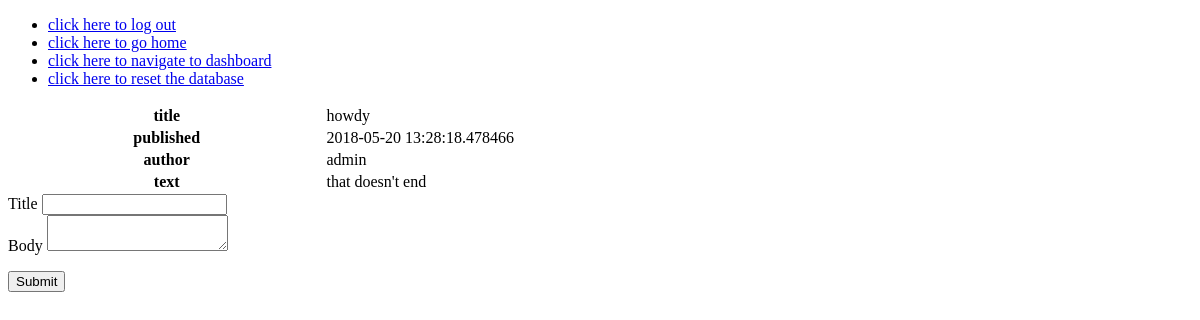
/edit/1 (signed in), run on an earlier commit of the app's database.
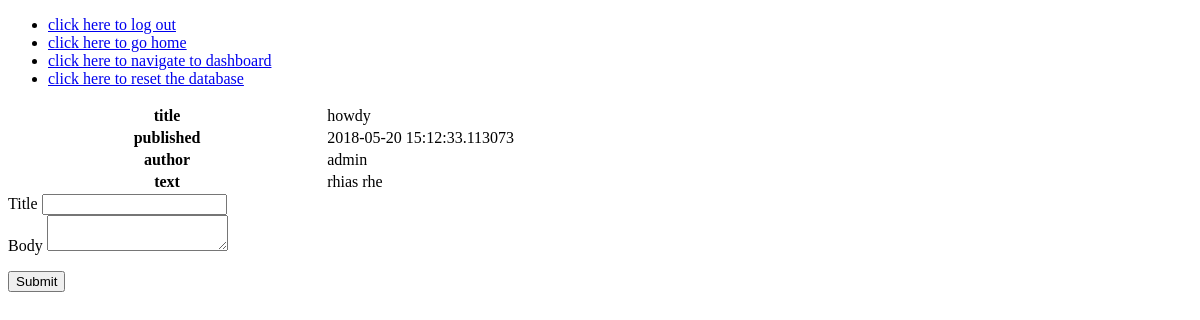
And on a later commit of the database.
### tables this page shows
CREATE TABLE post(
id INTEGER PRIMARY KEY AUTOINCREMENT,
title VARCHAR(100),
published TEXT,
author VARCHAR(100),
text VARCHAR(200000)
);

### app.py (the view, shortened to what this page needs)
@app.route('/edit/<id>', methods=['POST', 'GET'])
def edit(id):
    if 'username' not in session:
        return redirect(url_for('login'))
    con = sqlite3.connect('my_blog.db')
    cur = con.cursor()
    post = con.cursor().execute('SELECT title, id, published, author, text FROM post WHERE id=?', id).fetchone()
    return render_template('edit.html', my_form=EditEntryForm(), post=post)

### app.py
class EditEntryForm(Form):
    title = StringField(u'Title', [validators.length(max=200)])
    body = TextAreaField(u'Body', [validators.length(max=200000)])

### templates/edit.html (shortened to what this page needs)
<!DOCTYPE html>
<html lang="en">
<head>
</head>
<body>
{% include 'nav.html' %}
<table style="width:100%">
    <tr>
        <th>title</th>
        <td>{{ post[0] }}</td>
    </tr>
    <tr>
        <th>published</th>
        <td>{{ post[2] }}</td>
    </tr>
    <tr>
        <th>author</th>
        <td>{{ post[3] }}</td>
    </tr>
    <tr>
        <th>text</th>
        <td>{{ post[4] }}</td>
    </tr>
</table>
<form method="post">
    <div>
        {{ my_form.title.label }} {{ my_form.title }}
    </div>
    <div>
        {{ my_form.body.label }} {{ my_form.body }}
    </div>
    <p><input type=submit></p>
</form>
</body>
</html>

What changed in the data, as far as the page shows it:
changed post "howdy": published "2018-05-20 13:28:18.478466" → "2018-05-20 15:12:33.113073"; text "that doesn't end" → "rhias rhe"
